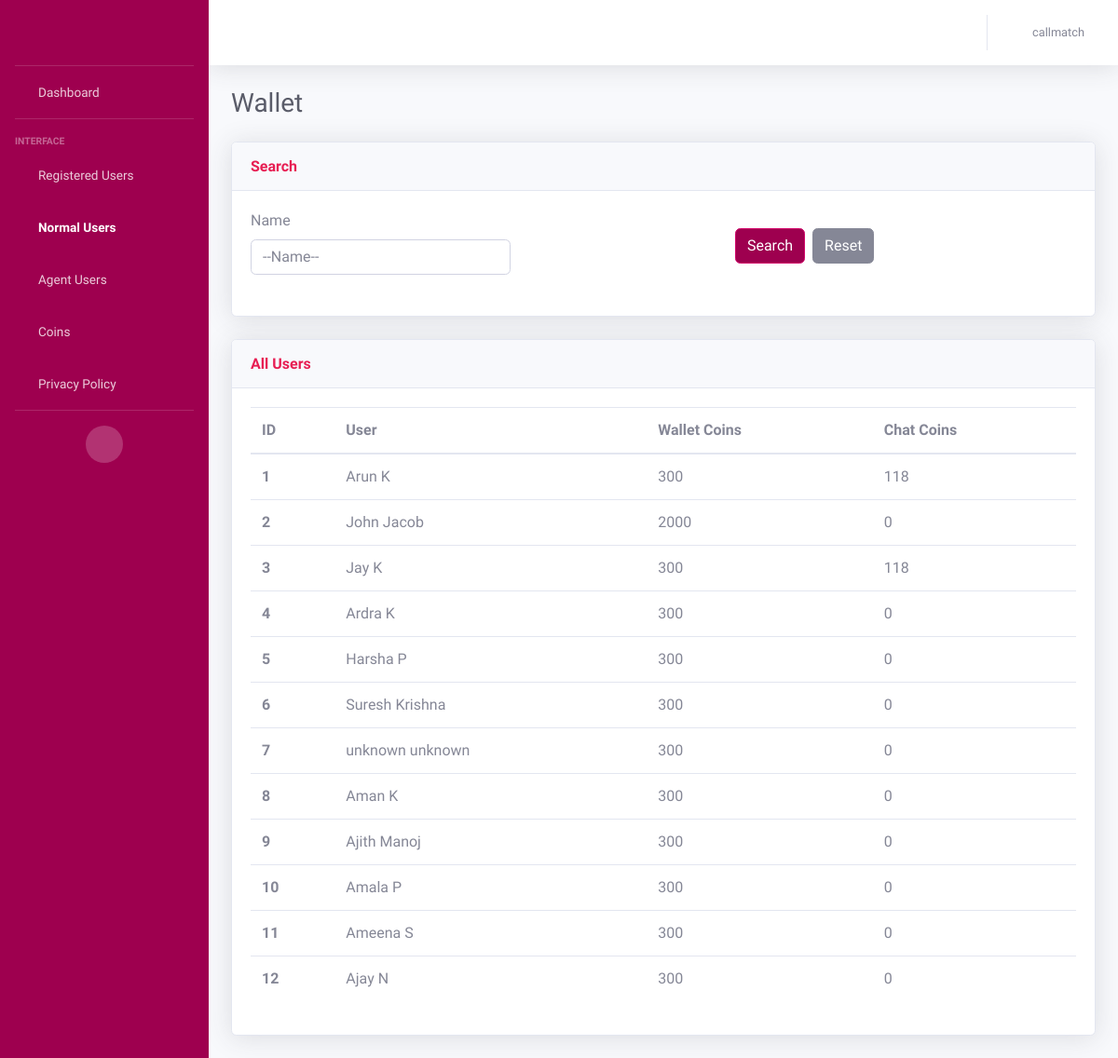
The page /wallet_normal_user (signed in) on the database as committed earlier.
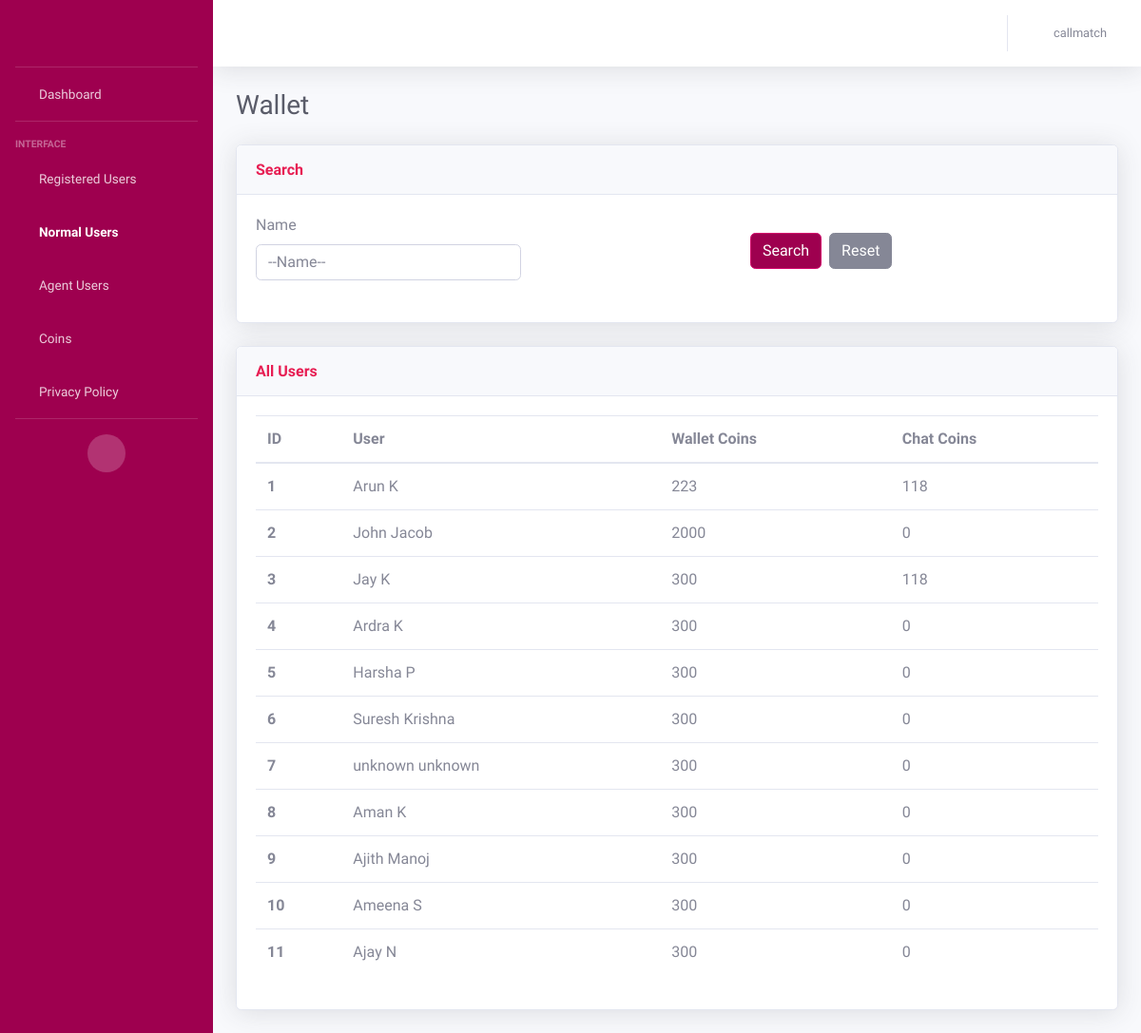
The same page on the database as committed later.
### AdminApp/models.py (models this page shows, shortened)
class WalletModel(models.Model):
    wallet_id = models.AutoField(primary_key=True)
    user = models.ForeignKey(CustomerModel, on_delete=models.CASCADE)
    wallet_coins = models.IntegerField(default=300, null=True)
    messages_remaining = models.IntegerField(default=0)  # For normal users
    call_amount = models.FloatField(default=0.0)
    chat_amount = models.FloatField(default=0.0)
    total_messages_received = models.IntegerField(default=0)
    total_minutes = models.IntegerField(default=0)
    total_amount = models.FloatField(default=0.0)

class CustomerModel(models.Model):
    NORMAL_USER = 'Normal User'
    AGENT_USER = 'Agent User'
    USER_STATUS_CHOICES = [
        (NORMAL_USER, 'Normal User'),
        (AGENT_USER, 'Agent User'),
    ]
    BOTH = 'Both'
    MALAYALAM = 'Malayalam'
    TAMIL = 'Tamil'
    LANGUAGE_CHOICES = [
        (BOTH, 'Both'),
        (MALAYALAM, 'Malayalam'),
        (TAMIL, 'Tamil'),
    ]
    MALE = 'Male'
    FEMALE = 'Female'
    GENDER_CHOICES = [
        (MALE, 'Male'),
        (FEMALE, 'Female')
    ]
    customer_id = models.AutoField(primary_key=True)
    customer_first_name = models.CharField(max_length=100, default="unknown")
    customer_last_name = models.CharField(max_length=100, default="unknown")
    customer_email = models.EmailField(default="unknown")
    customer_contact = models.CharField(max_length=50)
    gender = models.CharField(
        max_length=20,
        choices=GENDER_CHOICES,
        null=True
    )
    status = models.CharField(
        max_length=20,
        choices=USER_STATUS_CHOICES,
        default=NORMAL_USER,
    )
    is_online = models.BooleanField(default=False)
    languages = models.CharField(
        max_length=20,
        choices=LANGUAGE_CHOICES,
        default=BOTH,
    )
    is_existing = models.BooleanField(default=False)
    adhaar_no = models.CharField(max_length=50, default="unknown")
    rating = models.IntegerField()
    terms_conditions = models.BooleanField(default=False)
    customer_password = models.CharField(max_length=100, default='unknown')
    @property
    def rating(self):
        from .models import RatingModel
        rating = RatingModel.objects.filter(agent=self).aggregate(Avg('ratings')).get('ratings__avg')
        return rating if rating is not None else 0

### AdminApp/views.py (the view)
# urls.py: path('wallet_normal_user', views.wallet_normaluser, name='wallet_normal_users'),
def wallet_normaluser(request):
    username = request.session.get('user', None)
    if username is None:
        return redirect('/login')
    wallets = WalletModel.objects.filter(user__status='Normal User')
    if request.method == 'GET':
        name = request.GET.get('name', '').strip()
        if name:
            wallets = wallets.filter(user__customer_first_name__istartswith=name)
    return render(request, 'normaluser_wallet.html', {'wallets': wallets, 'username': username})

### templates/normaluser_wallet.html (shortened to what the changed rows need)
<!DOCTYPE html>
<html lang="en">
<head>
    {% load static %}
    <link href="{% static 'vendor/fontawesome-free/css/all.min.css' %}" rel="stylesheet" type="text/css">
    <link href="{% static 'css/sb-admin-2.min.css' %}" rel="stylesheet">
</head>
<body id="page-top">
    <div id="wrapper">
        <div id="content-wrapper" class="d-flex flex-column">
            <div id="content">
                <div class="container-fluid">
                    <div class="d-sm-flex align-items-center justify-content-between mb-4">
                        <h1 class="h3 mb-0 text-gray-800">Wallet</h1>
                    </div>
                    <div class="row">
                        <div class="col">
                            <div class="card shadow mb-4">
                                <div class="card-body">
                                    <div>
                                        <table class="table all-users">
                                          <thead>
                                            <tr>
                                              <th scope="col">ID</th>
                                              <th scope="col">User</th>
                                              <th scope="col">Wallet Coins</th>
                                              <th scope="col">Chat Coins</th>
                                            </tr>
                                          </thead>
                                          <tbody>
                                          {% for wallet in wallets %}
                                            <tr>
                                              <th scope="row">{{ forloop.counter }}</th>
                                              <td>{{wallet.user.customer_first_name}} {{wallet.user.customer_last_name}}</td>
                                              <td>{{wallet.wallet_coins}}</td>
                                              <td>{{wallet.messages_remaining}}</td>
                                            </tr>
                                          {% endfor %}
                                          </tbody>
                                        </table>
                                    </div>
                                </div>
                            </div>
                        </div>
                    </div>
                </div>
            </div>
        </div>
    </div>
</body>
</html>

Rows that differ between the two databases and show on the page:
no longer on this page (row edited): WalletModel: user.customer_first_name "Amala", user.customer_last_name "P", wallet_coins "300", messages_remaining "0"
changed WalletModel "Arun": wallet_coins "300" → "223"
